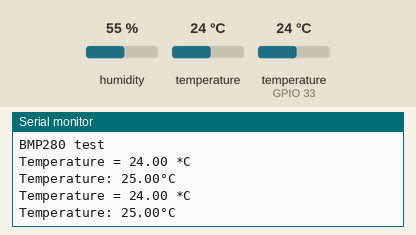
Simulated run of this sketch. Board: ESP32. Shown: the last lines printed to the serial monitor. Inputs (shaded band) come from the test bench; at power-on: temperature 24 °C, temperature (sensor on GPIO 33) 24 °C, humidity 55 %.

Above: at 2.8 s.
2.9 s: temperature (sensor 0) set to 12 °C
At 5.3 s:
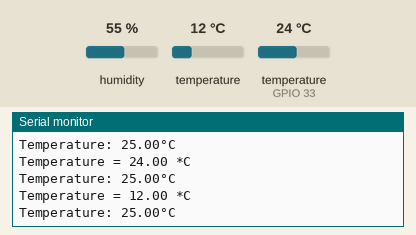
5.6 s: temperature (sensor on GPIO 33) set to 12 °C
At 6.8 s:
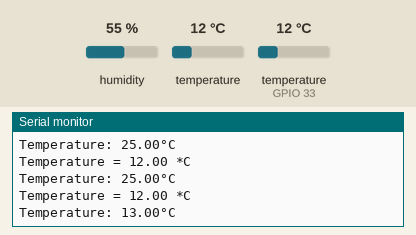
8.3 s: temperature (sensor 0) set to 19 °C
At 10.8 s:
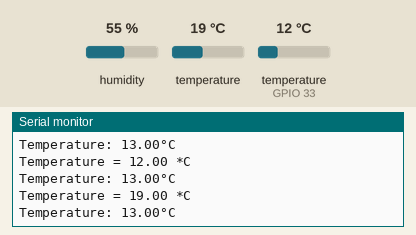
11.0 s: temperature (sensor on GPIO 33) set to 19 °C
At 12.9 s:
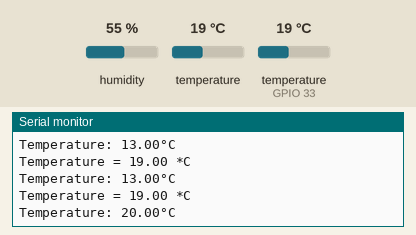
Timing chart, 0 to 14.4 s (numbered marks = the images above; inputs shaded):
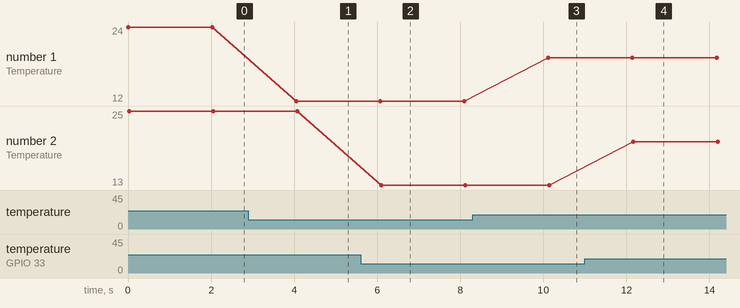

The sketch:

Test2.ino
```cpp
#include <Wire.h>
#include <SPI.h>
#include <Adafruit_BMP280.h>

#define BMP_SCK (13)
#define BMP_MISO (12)
#define BMP_MOSI (11)
#define BMP_CS (10)

Adafruit_BMP280 bmp;  // I2C
//Adafruit_BMP280 bmp(BMP_CS); // hardware SPI
//Adafruit_BMP280 bmp(BMP_CS, BMP_MOSI, BMP_MISO,  BMP_SCK);

/////////////////////////////////////////////

#include <DHT.h>
#define DHT11_PIN 33  // ESP32 pin GPIO21 connected to DHT11 sensor

DHT dht11(DHT11_PIN, DHT11);


void setup() {
  Serial.begin(9600);
  while (!Serial) delay(100);  // wait for native usb
  Serial.println(F("BMP280 test"));
  unsigned status;
  //status = bmp.begin(BMP280_ADDRESS_ALT, BMP280_CHIPID);
  status = bmp.begin(0x76);
  if (!status) {
    Serial.println(F("Could not find a valid BMP280 sensor, check wiring or "
                     "try a different address!"));
    Serial.print("SensorID was: 0x");
    Serial.println(bmp.sensorID(), 16);
    Serial.print("        ID of 0xFF probably means a bad address, a BMP 180 or BMP 085\n");
    Serial.print("   ID of 0x56-0x58 represents a BMP 280,\n");
    Serial.print("        ID of 0x60 represents a BME 280.\n");
    Serial.print("        ID of 0x61 represents a BME 680.\n");
    while (1) delay(10);
  }
  /* Default settings from datasheet. */
  bmp.setSampling(Adafruit_BMP280::MODE_NORMAL,     /* Operating Mode. */
                  Adafruit_BMP280::SAMPLING_X2,     /* Temp. oversampling */
                  Adafruit_BMP280::SAMPLING_X16,    /* Pressure oversampling */
                  Adafruit_BMP280::FILTER_X16,      /* Filtering. */
                  Adafruit_BMP280::STANDBY_MS_500); /* Standby time. */

  ///////////////////////////////////////////////////

  dht11.begin();  // initialize the DHT11 sensor
}

void loop() {
  Serial.print(F("Temperature = "));
  Serial.print(bmp.readTemperature());
  Serial.println(" *C");

  ///////////////////////////////////

  // read temperature in Celsius
  float tempC = dht11.readTemperature();
  Serial.print("Temperature: ");
  Serial.print(tempC + 1);
  Serial.println("°C");

  //////////////////////////////////////

  Serial.println();
  delay(2000);
}
```

Measured:
- after the input at 2.9 s, the serial monitor: prints a new line after 1.1 s (image 1)
- after the input at 5.6 s, the serial monitor: prints a new line after 0.50 s (image 2)
- after the input at 8.3 s, the serial monitor: prints a new line after 1.8 s (image 3)
- after the input at 11.0 s, the serial monitor: prints a new line after 1.2 s (image 4)
- plotted number 1: 24 → 12 after the input at 2.9 s, 12 → 19 after the input at 8.3 s
- plotted number 2: 25 → 13 after the input at 5.6 s, 13 → 20 after the input at 11.0 s
